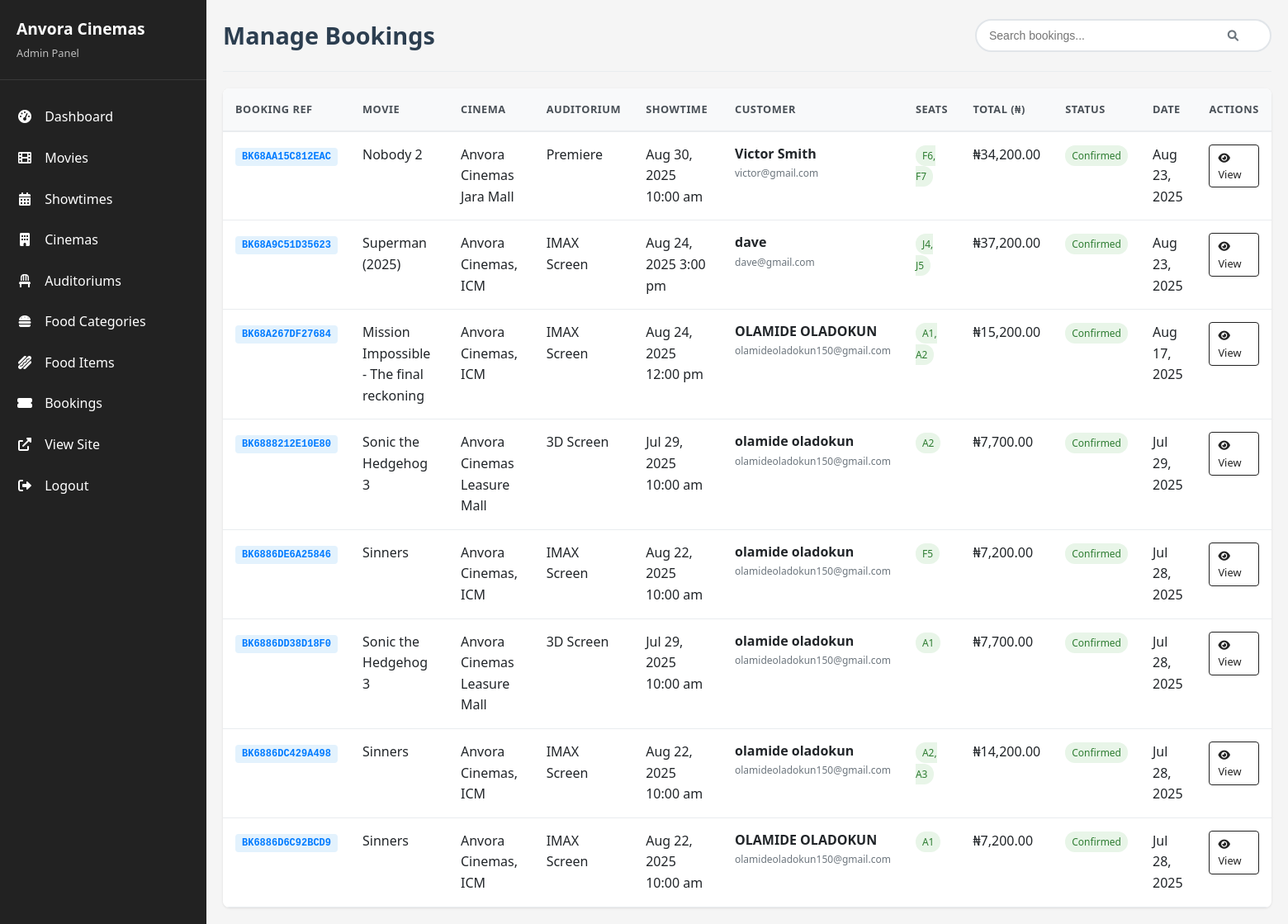
The app's page /admin/bookings.php (signed in), older data.
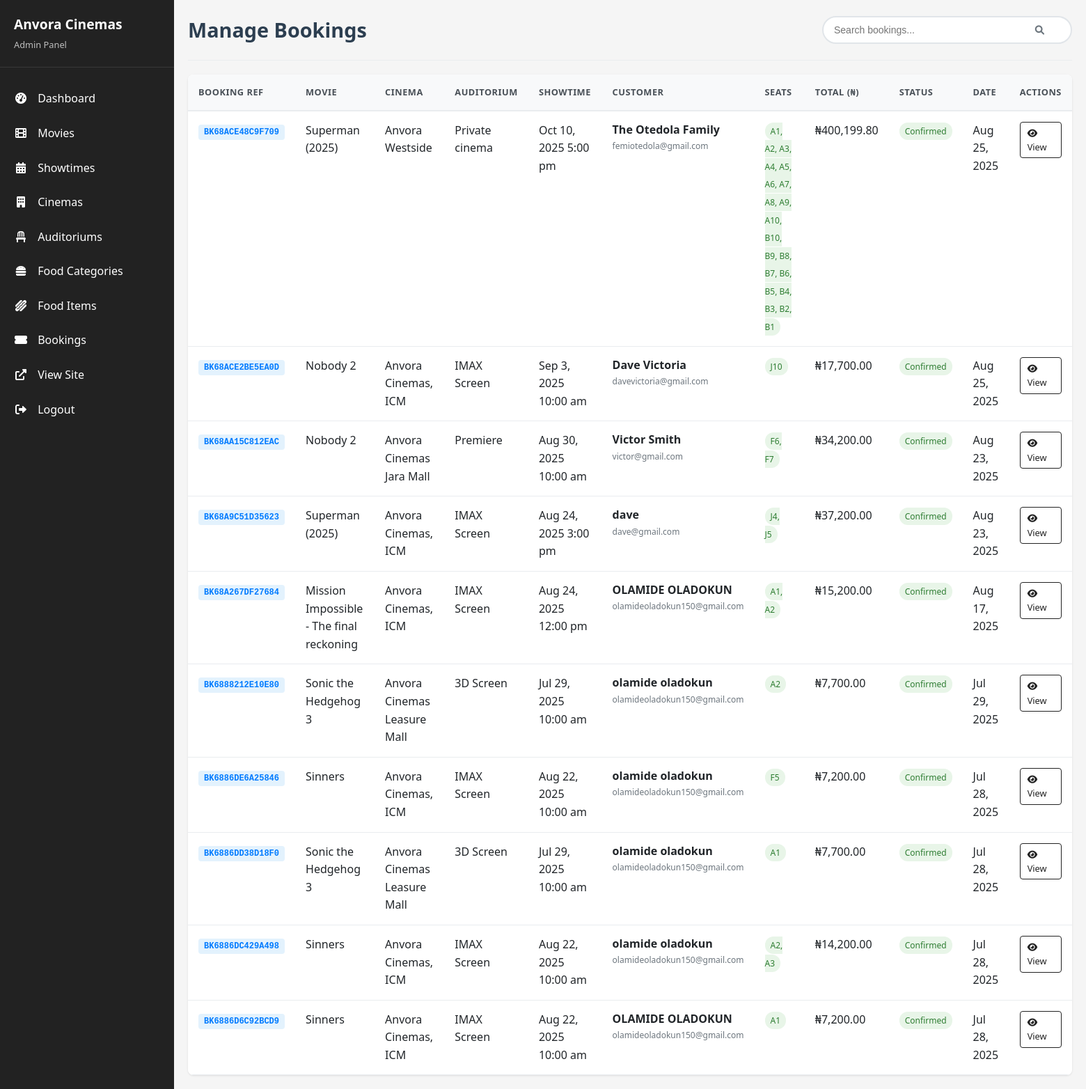
The same page, newer data.
### tables this page shows
CREATE TABLE `bookings` (
  `booking_id` int(11) NOT NULL,
  `user_id` int(11) DEFAULT NULL COMMENT 'NULL for guest bookings',
  `guest_email` varchar(100) DEFAULT NULL COMMENT 'For guest bookings',
  `guest_name` varchar(100) DEFAULT NULL COMMENT 'For guest bookings',
  `showtime_id` int(11) NOT NULL,
  `booking_date` timestamp NOT NULL DEFAULT current_timestamp(),
  `total_amount` decimal(8,2) NOT NULL,
  `booking_reference` varchar(20) NOT NULL,
  `status` enum('confirmed','cancelled','completed') DEFAULT 'confirmed',
  `guest_phone` varchar(20) DEFAULT NULL,
  `seat_number` text NOT NULL COMMENT 'JSON array of booked seats',
  `tickets_subtotal` decimal(10,2) NOT NULL COMMENT 'Price before fees',
  `service_fee` decimal(10,2) NOT NULL DEFAULT 200.00 COMMENT 'Fixed service charge',
  `food_subtotal` decimal(10,2) NOT NULL DEFAULT 0.00,
  `food_items` text DEFAULT NULL,
  `cinema_id` int(11) DEFAULT NULL COMMENT 'Reference to cinema location',
  `auditorium_id` int(11) DEFAULT NULL COMMENT 'Reference to auditorium',
  `movie_title` varchar(255) DEFAULT NULL COMMENT 'Cached movie title for reference',
  `showtime_datetime` datetime DEFAULT NULL COMMENT 'Cached showtime date/time'
);

CREATE TABLE `movies` (
  `movie_id` int(11) NOT NULL,
  `title` varchar(100) NOT NULL,
  `description` text DEFAULT NULL,
  `duration` int(11) NOT NULL COMMENT 'Duration in minutes',
  `release_date` date NOT NULL,
  `age_rating` varchar(10) NOT NULL,
  `director` varchar(100) DEFAULT NULL,
  `cast` text DEFAULT NULL,
  `poster_img` varchar(255) DEFAULT NULL,
  `trailer_url` varchar(255) DEFAULT NULL,
  `genre` varchar(50) DEFAULT NULL,
  `language` varchar(50) DEFAULT 'English',
  `is_featured` tinyint(1) DEFAULT 0,
  `created_at` timestamp NOT NULL DEFAULT current_timestamp(),
  `updated_at` timestamp NOT NULL DEFAULT current_timestamp() ON UPDATE current_timestamp(),
  `rating` varchar(10) DEFAULT 'NR'
);

CREATE TABLE `cinemas` (
  `cinema_id` int(11) NOT NULL,
  `name` varchar(100) NOT NULL,
  `location` varchar(255) NOT NULL,
  `address` text NOT NULL,
  `contact_phone` varchar(20) DEFAULT NULL,
  `contact_email` varchar(100) DEFAULT NULL,
  `amenities` text DEFAULT NULL COMMENT 'JSON array of amenities',
  `image` varchar(255) DEFAULT NULL,
  `latitude` decimal(10,8) DEFAULT NULL,
  `longitude` decimal(11,8) DEFAULT NULL,
  `created_at` timestamp NOT NULL DEFAULT current_timestamp()
);

CREATE TABLE `auditoriums` (
  `auditorium_id` int(11) NOT NULL,
  `cinema_id` int(11) NOT NULL,
  `name` varchar(50) NOT NULL,
  `capacity` int(11) NOT NULL,
  `screen_type` enum('Standard','IMAX','4DX','VIP') DEFAULT 'Standard',
  `seat_map` text DEFAULT NULL COMMENT 'JSON representation of seat layout'
);

CREATE TABLE `showtimes` (
  `showtime_id` int(11) NOT NULL,
  `movie_id` int(11) NOT NULL,
  `auditorium_id` int(11) NOT NULL,
  `start_time` datetime NOT NULL,
  `end_time` datetime NOT NULL,
  `price` decimal(6,2) NOT NULL,
  `format` enum('2D','3D','4D') DEFAULT '2D',
  `is_special_event` tinyint(1) DEFAULT 0
);

### admin/bookings.php (the view, shortened to what this page needs)
<?php
require_once '../config.php';
$search_term = '';
$where_clause = '';
$query = "
    SELECT b.*,
           m.title as movie_title,
           a.name as auditorium_name,
           c.name as cinema_name,
           s.start_time as showtime_datetime
    FROM bookings b
    JOIN showtimes s ON b.showtime_id = s.showtime_id
    JOIN movies m ON s.movie_id = m.movie_id
    JOIN auditoriums a ON s.auditorium_id = a.auditorium_id
    JOIN cinemas c ON a.cinema_id = c.cinema_id
    $where_clause
    ORDER BY b.booking_date DESC, b.booking_id DESC
";
$bookings = $conn->query($query);
include __DIR__ . '/header.php';
?>
<div class="admin-container">
    <?php include __DIR__ . '/sidebar.php'; ?>
    <div class="admin-content">
        <div class="admin-header">
            <h1 class="admin-title">Manage Bookings</h1>
            <div class="admin-actions">
                <form method="GET" class="search-form">
                    <div class="search-input-group">
                        <input type="text" name="search" placeholder="Search bookings..." value="<?= htmlspecialchars($search_term) ?>"
                               class="search-input">
                        <button type="submit" class="search-btn">
                            <i class="fas fa-search"></i>
                        </button>
                    </div>
                </form>
            </div>
        </div>
        <div class="table-responsive">
            <table class="data-table">
                <thead>
                    <tr>
                        <th>Booking Ref</th>
                        <th>Movie</th>
                        <th>Cinema</th>
                        <th>Auditorium</th>
                        <th>Showtime</th>
                        <th>Customer</th>
                        <th>Seats</th>
                        <th>Total (₦)</th>
                        <th>Status</th>
                        <th>Date</th>
                        <th>Actions</th>
                    </tr>
                </thead>
                <tbody>
                    <?php if ($bookings->num_rows > 0): ?>
                        <?php while ($booking = $bookings->fetch_assoc()):
                            $seats = json_decode($booking['seat_number'], true);
                        ?>
                        <tr>
                            <td>
                                <span class="booking-ref"><?= htmlspecialchars($booking['booking_reference']) ?></span>
                            </td>
                            <td><?= htmlspecialchars($booking['movie_title']) ?></td>
                            <td><?= htmlspecialchars($booking['cinema_name']) ?></td>
                            <td><?= htmlspecialchars($booking['auditorium_name']) ?></td>
                            <td><?= date('M j, Y g:i a', strtotime($booking['showtime_datetime'])) ?></td>
                            <td>
                                <div class="customer-info">
                                    <strong><?= htmlspecialchars($booking['guest_name']) ?></strong><br>
                                    <small><?= htmlspecialchars($booking['guest_email']) ?></small>
                                </div>
                            </td>
                            <td>
                                <span class="seats-badge">
                                    <?= is_array($seats) ? implode(', ', $seats) : htmlspecialchars($booking['seat_number']) ?>
                                </span>
                            </td>
                            <td class="text-nowrap">₦<?= number_format($booking['total_amount'], 2) ?></td>
                            <td>
                                <span class="status-badge status-confirmed">Confirmed</span>
                            </td>
                            <td><?= date('M j, Y', strtotime($booking['booking_date'])) ?></td>
                            <td class="actions">
                                <a href="view_booking.php?id=<?= $booking['booking_id'] ?>" class="btn btn-outline btn-sm">
                                    <i class="fas fa-eye"></i> View
                                </a>
                            </td>
                        </tr>
                        <?php endwhile; ?>
                    <?php endif; ?>
                </tbody>
            </table>
        </div>
    </div>
</div>
</body>
</html>

Row changes from the older to the newer data that the page shows:
added bookings: booking_reference "BK68ACE48C9F709", movies.title "Superman (2025)", cinema.name "Anvora Westside", auditorium.name "Private cinema", showtime.start_time "Oct 10, 2025 5:00 pm", guest_name "The Otedola Family", guest_email "femiotedola@gmail.com", seat_number "A1, A2, A3, A4, A5, A6, A7, A8, A9, A10, B10, B9, B8, B7, B6, B5, B4, B3, B2, B1", total_amount "400,199.80", booking_date "Aug 25, 2025"
added bookings: booking_reference "BK68ACE2BE5EA0D", movies.title "Nobody 2", cinema.name "Anvora Cinemas, ICM", auditorium.name "IMAX Screen", showtime.start_time "Sep 3, 2025 10:00 am", guest_name "Dave Victoria", guest_email "davevictoria@gmail.com", seat_number "J10", total_amount "17,700.00", booking_date "Aug 25, 2025"
